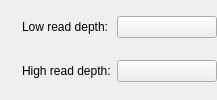
        <widget class="QWidget" name="widget" native="true">
         <layout class="QGridLayout" name="gridLayout_2">
          <property name="leftMargin">
           <number>0</number>
          </property>
          <property name="topMargin">
           <number>0</number>
          </property>
          <property name="rightMargin">
           <number>0</number>
          </property>
          <property name="bottomMargin">
           <number>0</number>
          </property>
          <item row="0" column="1">
           <widget class="InfoTextWidget" name="lowReadDepthColourInfoText" native="true">
            <property name="sizePolicy">
             <sizepolicy hsizetype="Fixed" vsizetype="Fixed">
              <horstretch>0</horstretch>
              <verstretch>0</verstretch>
             </sizepolicy>
            </property>
            <property name="minimumSize">
             <size>
              <width>16</width>
              <height>16</height>
             </size>
            </property>
           </widget>
          </item>
          <item row="0" column="0">
           <spacer name="horizontalSpacer_23">
            <property name="orientation">
             <enum>Qt::Horizontal</enum>
            </property>
            <property name="sizeType">
             <enum>QSizePolicy::Expanding</enum>
            </property>
            <property name="sizeHint" stdset="0">
             <size>
              <width>0</width>
              <height>20</height>
             </size>
            </property>
           </spacer>
          </item>
          <item row="0" column="2">
           <widget class="QLabel" name="label_15">
            <property name="sizePolicy">
             <sizepolicy hsizetype="Minimum" vsizetype="Preferred">
              <horstretch>0</horstretch>
              <verstretch>0</verstretch>
             </sizepolicy>
            </property>
            <property name="text">
             <string>Low read depth:</string>
            </property>
           </widget>
          </item>
          <item row="0" column="3">
           <widget class="ColourButton" name="lowReadDepthColourButton">
            <property name="minimumSize">
             <size>
              <width>100</width>
              <height>0</height>
             </size>
            </property>
            <property name="text">
             <string/>
            </property>
           </widget>
          </item>
          <item row="0" column="4">
           <spacer name="horizontalSpacer_24">
            <property name="orientation">
             <enum>Qt::Horizontal</enum>
            </property>
            <property name="sizeType">
             <enum>QSizePolicy::Expanding</enum>
            </property>
            <property name="sizeHint" stdset="0">
             <size>
              <width>0</width>
              <height>20</height>
             </size>
            </property>
           </spacer>
          </item>
          <item row="1" column="1">
           <widget class="InfoTextWidget" name="highReadDepthColourInfoText" native="true">
            <property name="sizePolicy">
             <sizepolicy hsizetype="Fixed" vsizetype="Fixed">
              <horstretch>0</horstretch>
              <verstretch>0</verstretch>
             </sizepolicy>
            </property>
            <property name="minimumSize">
             <size>
              <width>16</width>
              <height>16</height>
             </size>
            </property>
           </widget>
          </item>
          <item row="1" column="2">
           <widget class="QLabel" name="label_16">
            <property name="sizePolicy">
             <sizepolicy hsizetype="Minimum" vsizetype="Preferred">
              <horstretch>0</horstretch>
              <verstretch>0</verstretch>
             </sizepolicy>
            </property>
            <property name="text">
             <string>High read depth:</string>
            </property>
           </widget>
          </item>
          <item row="1" column="3">
           <widget class="ColourButton" name="highReadDepthColourButton">
            <property name="text">
             <string/>
            </property>
           </widget>
          </item>
         </layout>
        </widget>
